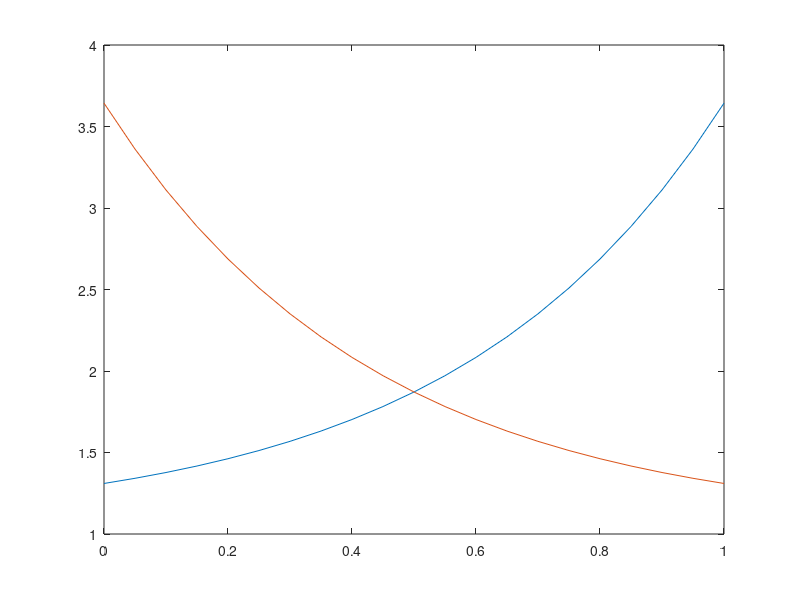

MATLAB code to generate this figure: (Note: this script raises an error after producing the figure.)
% Equations used in my modelling. See tissue.h and
% guidingtissue::exponential_expression and similar

x = [0:0.05:1];

_exp = 0.26 .* exp (2.3.*x) + 1.05;
_exp2 = 0.26 .* exp (1.1.*x) + 1.05;
_log = 2.32 + 1.29 .* log (2.3 .* (x+0.2));
_quad = 1.31 + 2.333 .* x .* x;
_lin = 1.31 + 2.333 .* x;

ki = 1.1
kd = 0.6

_exp_ki = _exp + ki;
_exp_ki_kd = _exp_ki - kd;
_exp_kd = _exp - kd;

_exp2_ki = _exp2 + ki;
_exp2_ki_kd = _exp2_ki - kd;
_exp2_kd = _exp2 - kd;

%% The J effect
_r0 = _exp;
_l0 = flip(_exp);
figure(1); clf;
plot (x, _r0); % exp for receptors on retina
hold on;
plot (x, _l0); % ligands
plot (x, _r0 .* _l0, 'color', colour.orchid2, 'linestyle', '--');
plot (x(1:3), _r0(1) .* _l0(1:3), 'ro-');
plot ([x(1),x(1)], [_r0(2),_r0(1).*_l0(1)], 'ro-');
plot (x(3:7), _r0(5) .* _l0(3:7), 'b');
plot ([x(5),x(5)], [_r0(5),_r0(5).*_l0(5)], 'b-');
plot (x(7:11), _r0(9) .* _l0(7:11), 'g');
plot ([x(9),x(9)], [_r0(9),_r0(9).*_l0(9)], 'g-');
plot (x(11:15), _r0(13) .* _l0(11:15), 'm');
plot ([x(13),x(13)], [_r0(13),_r0(13).*_l0(13)], 'm-');
plot (x(15:19), _r0(17) .* _l0(15:19), 'k');
plot ([x(17),x(17)], [_r0(17),_r0(17).*_l0(17)], 'k-');
lg = legend (['rcpt0';'lgnd0'],'Location','North');

_r1 = flip(_exp); % opposing receptors
_l1 = _exp; % opposing ligands
figure(2); clf;
plot (x, _r1);
hold on;
plot (x, _l1); % ligands
plot (x, _r1 .* _l1, 'color', colour.orchid2, 'linestyle', '--');
plot (x(1:3), _r1(1) .* _l1(1:3), 'ro-');
plot ([x(1),x(1)], [_r1(2),_r1(1).*_l1(1)], 'ro-');
plot (x(3:7), _r1(5) .* _l1(3:7), 'b');
plot ([x(5),x(5)], [_r1(5),_r1(5).*_l1(5)], 'b-');
plot (x(7:11), _r1(9) .* _l1(7:11), 'g');
plot ([x(9),x(9)], [_r1(9),_r1(9).*_l1(9)], 'g-');
plot (x(11:15), _r1(13) .* _l1(11:15), 'm');
plot ([x(13),x(13)], [_r1(13),_r1(13).*_l1(13)], 'm-');
plot (x(15:19), _r1(17) .* _l1(15:19), 'k');
plot ([x(17),x(17)], [_r1(17),_r1(17).*_l1(17)], 'k-');
lg = legend (['rcpt1';'lgnd1'],'Location','North');

%% Now plot combined repulsion due to both receptor/ligand pairs
figure(1)
plot (x, _r1(1) .* _l1 + _r0(1) .* _l0, 'r--');
plot (x, _r1(5) .* _l1 + _r0(5) .* _l0, 'b--');
plot (x, _r1(9) .* _l1 + _r0(9) .* _l0, 'g--');
plot (x, _r1(13) .* _l1 + _r0(13) .* _l0, 'm--');
plot (x, _r1(17) .* _l1 + _r0(17) .* _l0, 'k--');
ylim([0,20])
figure(2)
plot (x(1:3), _r1(1) .* _l1(1:3) + _r0(1) .* _l0(1:3), 'r--');
plot (x(3:7), _r1(5) .* _l1(3:7) + _r0(5) .* _l0(3:7), 'b--');
plot (x(7:11), _r1(9) .* _l1(7:11) + _r0(9) .* _l0(7:11), 'g--');
plot (x(11:15), _r1(13) .* _l1(11:15) + _r0(13) .* _l0(11:15), 'm--');
plot (x(15:19), _r1(17) .* _l1(15:19) + _r0(17) .* _l0(15:19), 'k--');
ylim([0,20])
